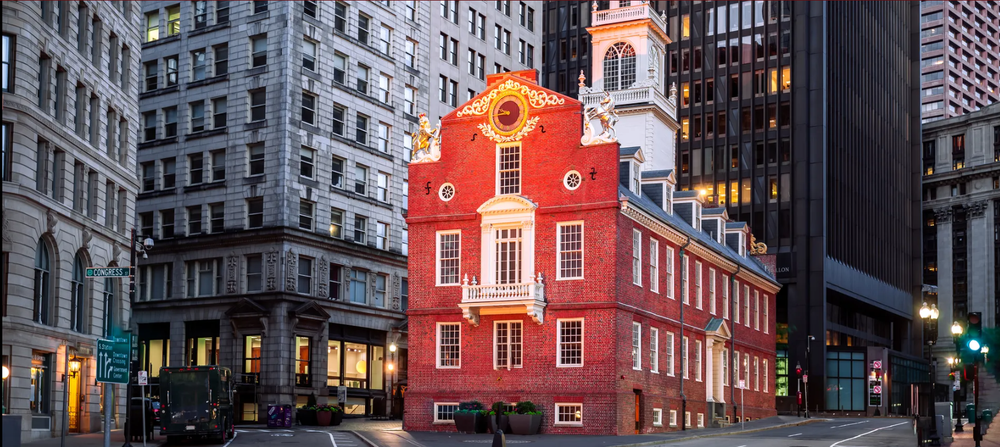
#> input picture Photos/boston.png, 1000 x 447 px, shrunk from 1742 x 779 before the run
$ python spaces.py
#> lines starting #> are read from the running program, lines starting #| are printed output that depends on the picture
import cv2 as cv  # Import OpenCV library for image processing, alias it as 'cv'
import matplotlib.pyplot as plt  # Import Matplotlib's pyplot module for displaying images

img = cv.imread('Photos/boston.png')  # Load the image 'boston.png' from the 'Photos' folder
#> img is the input picture: shape (447, 1000, 3); mean B, G, R 86.1, 81.7, 100.5
cv.imshow('Boston', img)  # Show the original image in a window titled 'Boston'

# plt.imshow(img)  # This would display the image with Matplotlib (commented out)
# plt.show()  # This would show the Matplotlib plot (commented out)

# BGR to GrayScale
gray = cv.cvtColor(img, cv.COLOR_BGR2GRAY)  # Convert the image from BGR to grayscale
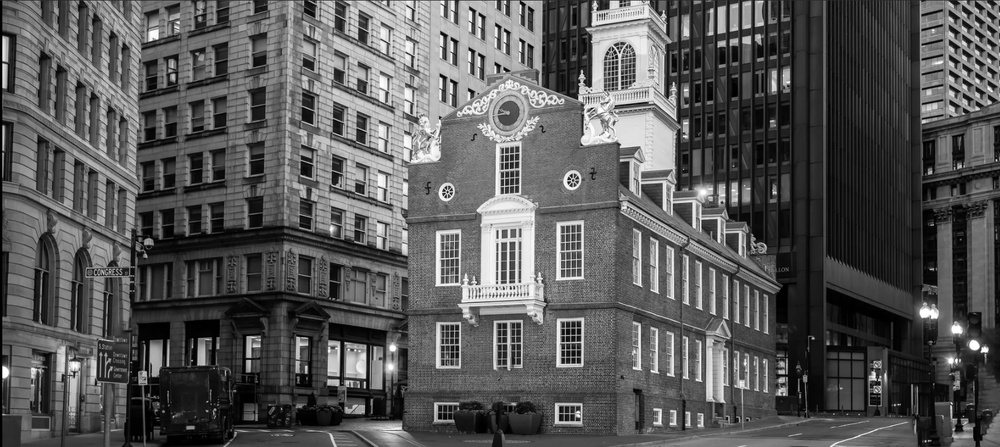
#> gray: shape (447, 1000); min 0, max 255, mean 87.9
cv.imshow('Gray', gray)  # Show the grayscale image in a window titled 'Gray'

# BGR to HSV format
hsv = cv.cvtColor(img, cv.COLOR_BGR2HSV)  # Convert the image from BGR to HSV color space
#> hsv: shape (447, 1000, 3); mean H, S, V 101.3, 80.8, 110.1
cv.imshow('HSV', hsv)  # Show the HSV image in a window titled 'HSV'

# BGR to L*a*b
lab = cv.cvtColor(img, cv.COLOR_BGR2LAB)  # Convert the image from BGR to L*a*b color space
#> lab: shape (447, 1000, 3); mean of channels 0, 1, 2 93, 137, 129.4
cv.imshow('LAB', lab)  # Show the L*a*b image in a window titled 'LAB'

# bgr to rgb
rgb = cv.cvtColor(img, cv.COLOR_BGR2RGB)  # Convert the image from BGR to RGB color space
cv.imshow('RGB', rgb)  # Show the RGB image in a window titled 'RGB'

# hsv to bgr
hsv_bgr = cv.cvtColor(hsv, cv.COLOR_HSV2BGR)  # Convert the HSV image back to BGR
cv.imshow('HSV --> BGR', hsv_bgr)  # Show the converted image in a window titled 'HSV --> BGR'

# lab to bgr
lab_bgr = cv.cvtColor(lab, cv.COLOR_LAB2BGR)  # Convert the L*a*b image back to BGR
cv.imshow('LAB --> BGR', lab_bgr)  # Show the converted image in a window titled 'LAB --> BGR'

plt.imshow(rgb)  # Display the RGB image using Matplotlib
plt.show()  # Show the Matplotlib plot

cv.waitKey(0)  # Wait for a key press to close all OpenCV windows
